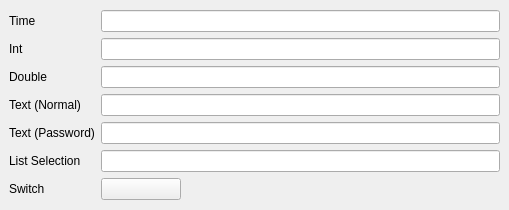
<?xml version="1.0" encoding="UTF-8"?>
<ui version="4.0">
 <class>MainWindow</class>
 <widget class="QMainWindow" name="MainWindow">
  <property name="geometry">
   <rect>
    <x>0</x>
    <y>0</y>
    <width>509</width>
    <height>210</height>
   </rect>
  </property>
  <property name="sizePolicy">
   <sizepolicy hsizetype="Fixed" vsizetype="Fixed">
    <horstretch>0</horstretch>
    <verstretch>0</verstretch>
   </sizepolicy>
  </property>
  <property name="windowTitle">
   <string>TouchWidgetTest</string>
  </property>
  <widget class="QWidget" name="centralwidget">
   <layout class="QVBoxLayout" name="verticalLayout">
    <item>
     <layout class="QGridLayout" name="gridlayout">
      <item row="4" column="0">
       <widget class="QLabel" name="label_5">
        <property name="text">
         <string>Text (Password)</string>
        </property>
       </widget>
      </item>
      <item row="0" column="1">
       <widget class="TimeEdit" name="timeEdit"/>
      </item>
      <item row="2" column="0">
       <widget class="QLabel" name="label_2">
        <property name="text">
         <string>Double</string>
        </property>
       </widget>
      </item>
      <item row="1" column="0">
       <widget class="QLabel" name="label">
        <property name="text">
         <string>Int</string>
        </property>
       </widget>
      </item>
      <item row="1" column="1">
       <widget class="NumberEdit" name="numIntEdit"/>
      </item>
      <item row="3" column="1">
       <widget class="TouchLineEdit" name="textNormalEdit"/>
      </item>
      <item row="2" column="1">
       <widget class="DoubleEdit" name="numDoubleEdit"/>
      </item>
      <item row="0" column="0">
       <widget class="QLabel" name="label_3">
        <property name="text">
         <string>Time</string>
        </property>
       </widget>
      </item>
      <item row="5" column="0">
       <widget class="QLabel" name="label_6">
        <property name="text">
         <string>List Selection</string>
        </property>
       </widget>
      </item>
      <item row="3" column="0">
       <widget class="QLabel" name="label_4">
        <property name="text">
         <string>Text (Normal)</string>
        </property>
       </widget>
      </item>
      <item row="5" column="1">
       <widget class="TouchListEdit" name="listEdit"/>
      </item>
      <item row="4" column="1">
       <widget class="TouchLineEdit" name="passwordEdit">
        <property name="echoMode">
         <enum>QLineEdit::Password</enum>
        </property>
       </widget>
      </item>
      <item row="6" column="0">
       <widget class="QLabel" name="label_7">
        <property name="text">
         <string>Switch</string>
        </property>
       </widget>
      </item>
      <item row="6" column="1">
       <widget class="UiSwitch" name="switchButton">
        <property name="sizePolicy">
         <sizepolicy hsizetype="Fixed" vsizetype="Fixed">
          <horstretch>0</horstretch>
          <verstretch>0</verstretch>
         </sizepolicy>
        </property>
        <property name="minimumSize">
         <size>
          <width>80</width>
          <height>0</height>
         </size>
        </property>
       </widget>
      </item>
     </layout>
    </item>
   </layout>
  </widget>
 </widget>
 <customwidgets>
  <customwidget>
   <class>TimeEdit</class>
   <extends>QLineEdit</extends>
   <header>timeedit.h</header>
  </customwidget>
  <customwidget>
   <class>NumberEdit</class>
   <extends>QLineEdit</extends>
   <header>numberedit.h</header>
  </customwidget>
  <customwidget>
   <class>DoubleEdit</class>
   <extends>QLineEdit</extends>
   <header>doubleedit.h</header>
  </customwidget>
  <customwidget>
   <class>TouchLineEdit</class>
   <extends>QLineEdit</extends>
   <header>touchlineedit.h</header>
  </customwidget>
  <customwidget>
   <class>TouchListEdit</class>
   <extends>QLineEdit</extends>
   <header>touchlistedit.h</header>
  </customwidget>
  <customwidget>
   <class>UiSwitch</class>
   <extends>QPushButton</extends>
   <header>uiswitch.h</header>
  </customwidget>
 </customwidgets>
 <resources/>
 <connections/>
</ui>
